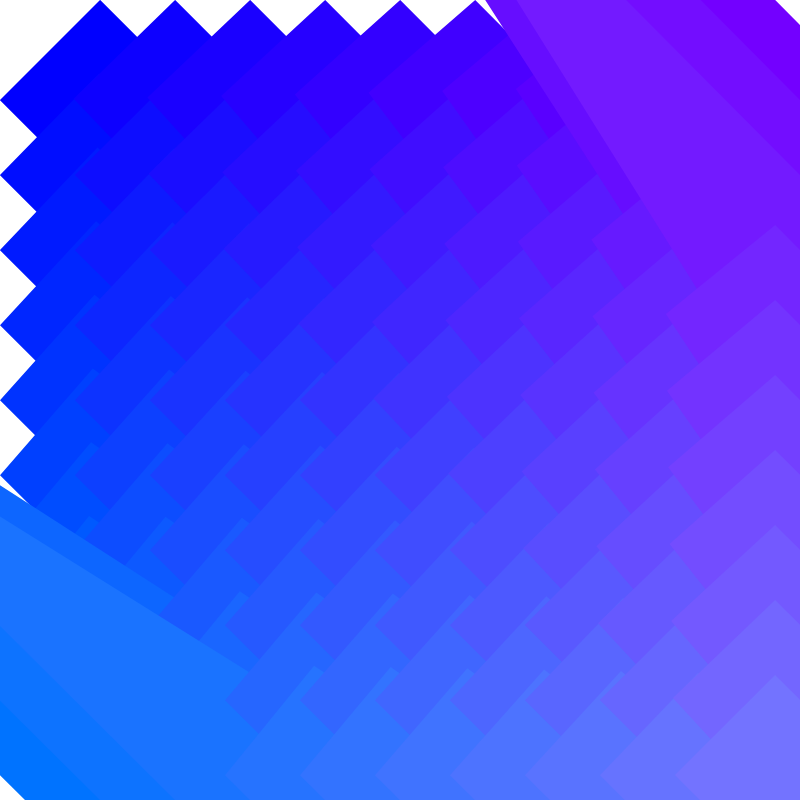
Frame 1 (no input)
Frame 60 (no input): identical to frame 1, image omitted
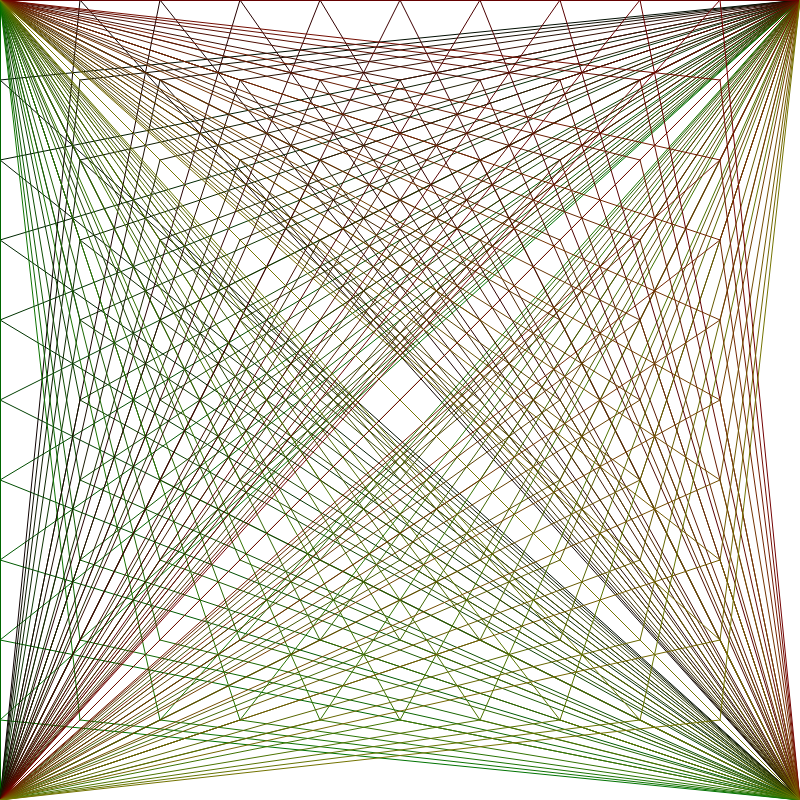
Frame 120 (the mouse pressed at the canvas centre since frame 60)

The p5.js sketch that drew these frames (run headless with seeded random() and noise() and a simulated clock; from frame 60 on, the mouse is pressed at the canvas centre):

// p5.js sketch
// ── sketch.js
//draw multiple triangles
//have them fill with mouse pressed
varx = 0; 
vary = 0; 
function setup() {
  createCanvas(800, 800);
}
function draw() {
  background(255);
  var d = dist(mouseX, mouseY, width/2, height/2);
  for ( var i = 0; i < 10; i++) {
    for ( var j = 0; j < 10; j++) {
      strokeWeight(map(d, 0, width, 1, width/4));
      stroke(map(i, 0, 20, 0, 255), map(j, 0, 20, 0, 255), d);

      if (mouseIsPressed) {
        fill(random(255), random(255), random(255));
        line(800, 800, map(i, 0, 10, 0, 800), map(j, 0, 10, 0, 800)); 
        line(0, 0, map(i, 0, 10, 0, 800), map(j, 0, 10, 0, 800));
        line(800, 0, map(i, 0, 10, 0, 800), map(j, 0, 10, 0, 800));
        line(0, 800, map(i, 0, 10, 0, 800), map(j, 0, 10, 0, 800));

        //ellipse(i, j, /*map(i,0,10,50,800), map(j,0,10,50,800)*/map(d,0,10,0,800*2),map(d,0,10,0,800*2)); 
        //ellipse(400,map(d,0,10,0,20), 400,map(d,0,10,0,20));
      } else {
        fill(random(255), random(255), random(255));
        triangle(800*2, 800*2, map(i, 0, 10, 50, 800), map(j, 0, 10, 50, 800), map(d, 0, 10, 50, 800*2), map(d, 0, 10, 50, 800*2));
      }  
      //triangle(x1, y1, x2, y2, x3, y3)
    }
  }
}
